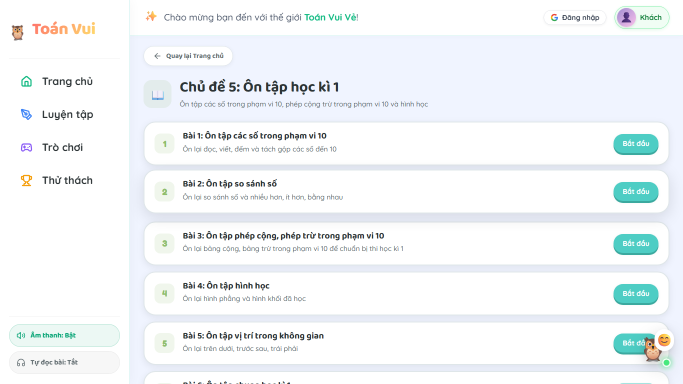
#> input picture scratch/scratch/test-overlap.png, 1366 x 768 px, given in place of l1-t5.png, which was not available (shown at 1/2 size)
$ python l1-sheet.py 5 5 5
#> lines starting #> are read from the running program, lines starting #| are printed output that depends on the picture; pictures that were not available may be replaced by others from this repository, and a replacement may not be noted
"""Ghép nhiều trang SGK thành MỘT ảnh để xem cho nhanh (đỡ phải mở từng trang).

Dùng:
    python scratch/l1-sheet.py 6 9        -> ghép trang 6,7,8,9 thành scratch/l1-sheet-6-9.png

Vì sao cần: mỗi lần xem ảnh là một lượt đọc tốn kém. Ghép 4 trang một ảnh thì một
lượt xem soi được cả 4 trang. Chữ trong sách Lớp 1 to nên ghép 2×2 vẫn đọc được;
nếu cần soi số liệu nhỏ thì mở RIÊNG trang đó bằng `read_file`/`view_image`
(ảnh `scratch/l1-t{P}.png` đã trích sẵn ở 220 DPI).

⚠️ Ảnh chỉ để XEM, không commit (`.gitignore` đã chặn `scratch/*.png`).
"""

import sys
from PIL import Image, ImageDraw

W = 1030  # bề rộng mỗi trang sau khi co (ảnh 220 DPI ~ 1030 x 1455)
H = 1455


def sheet(pages, out, cols=2):
#> called with out = 'scratch/l1-sheet-5-5.png', cols = 5
    rows = (len(pages) + cols - 1) // cols
    pad = 16
    canvas = Image.new(
        "RGB",
        (cols * W + (cols + 1) * pad, rows * H + (rows + 1) * pad),
        "#94a3b8",
    )
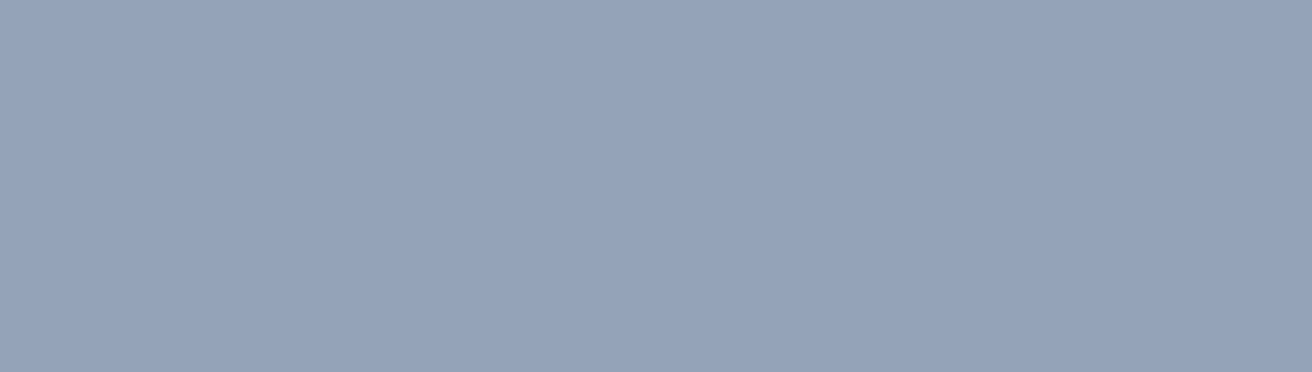
#> canvas: PIL image 5246x1487 RGB (shown at 1/4 size); mean R, G, B 148, 163, 184
    draw = ImageDraw.Draw(canvas)
    for i, p in enumerate(pages):
        try:
            im = Image.open(f"scratch/l1-t{p}.png").convert("RGB")
#> im is the input picture: PIL image 1366x768 RGB; mean R, G, B 242, 245.4, 247.9
        except FileNotFoundError:
            print(f"thieu anh trang {p} — bo qua")
            continue
        im = im.resize((W, H))
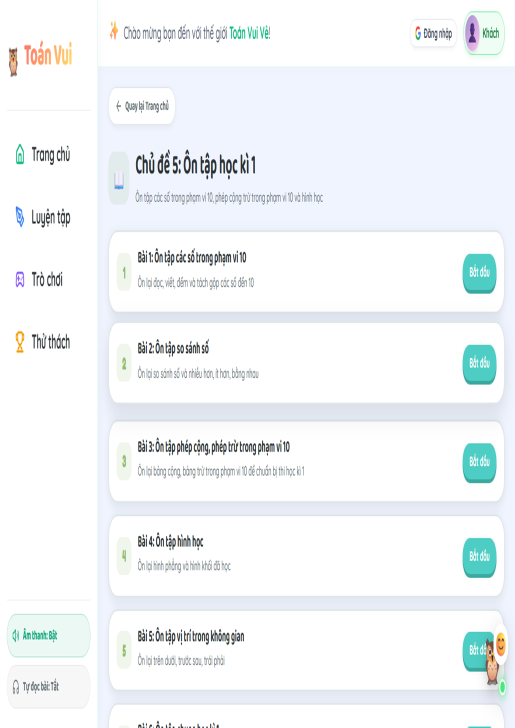
#> im: PIL image 1030x1455 RGB (shown at 1/2 size); mean R, G, B 241.9, 245.4, 247.8
        cx = pad + (i % cols) * (W + pad)
        cy = pad + (i // cols) * (H + pad)
        canvas.paste(im, (cx, cy))
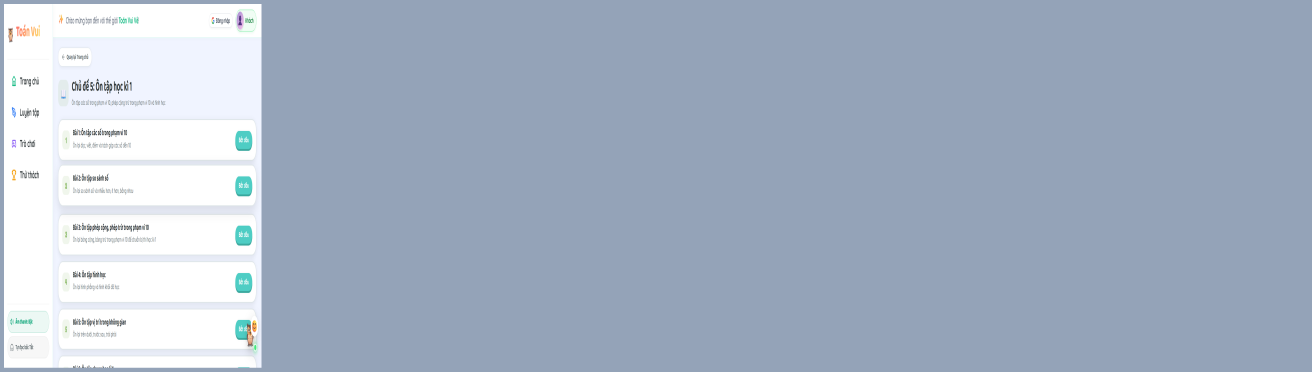
#> canvas: PIL image 5246x1487 RGB (shown at 1/4 size); mean R, G, B 166, 178.8, 196.3
        draw.rectangle([cx, cy, cx + 92, cy + 34], fill="#111827")
        draw.text((cx + 10, cy + 8), f"trang {p}", fill="#ffffff")
    canvas.save(out)
    print(f"DA GHI: {out}  ({canvas.width}x{canvas.height})  trang {pages}")
#| DA GHI: scratch/l1-sheet-5-5.png  (5246x1487)  trang [5]


if __name__ == "__main__":
    if len(sys.argv) < 3:
        print(__doc__)
        sys.exit(1)
    first, last = int(sys.argv[1]), int(sys.argv[2])
    cols = int(sys.argv[3]) if len(sys.argv) > 3 else 2
    pages = list(range(first, last + 1))
    sheet(pages, f"scratch/l1-sheet-{first}-{last}.png", cols)
